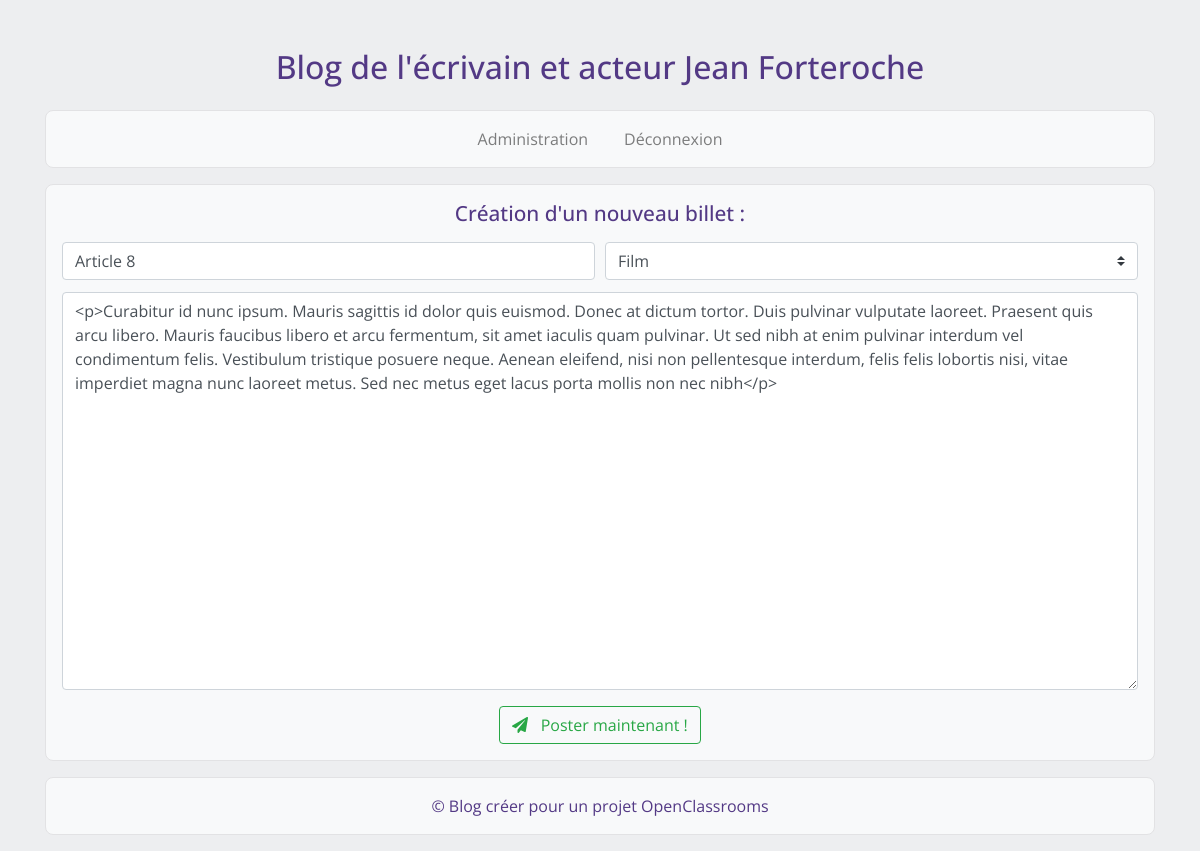
The app's page /index.php?page=editPost&id=8 (signed in), older data.
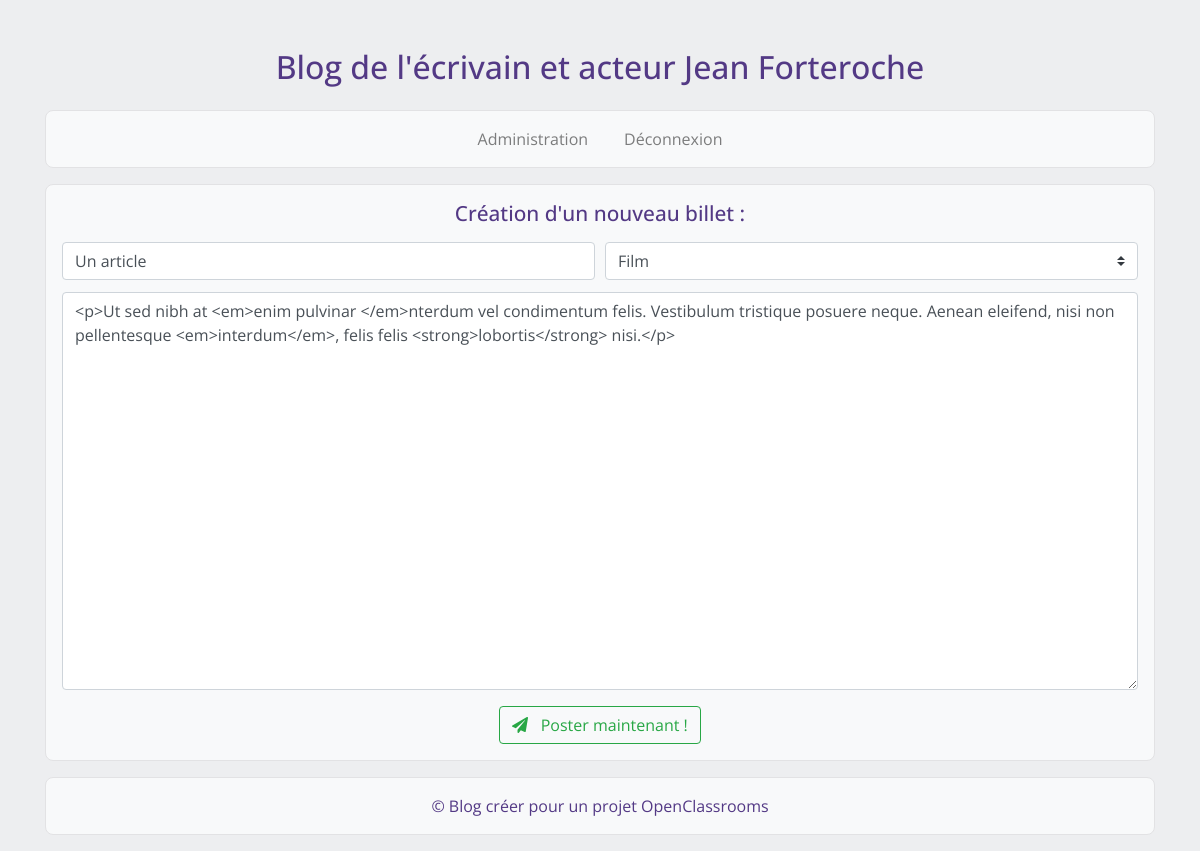
The same page, newer data.
### tables this page shows
CREATE TABLE `blog` (
  `id` int(11) NOT NULL,
  `categorie` tinyint(4) NOT NULL,
  `title` varchar(255) NOT NULL,
  `post` text NOT NULL,
  `post_date` datetime NOT NULL
);

CREATE TABLE `categorie` (
  `id` tinyint(4) NOT NULL,
  `name` varchar(255) NOT NULL
);

### controllers/backend.php (called while the page is built, shortened)
<?php
require_once('models/AdminManager.php');
function showEditPost($postId)
{
	$adminManager = new \OpenClassrooms\Projet4\Blog\AdminManager();
	$categoryList = $adminManager->getCategory();
	$post = $adminManager->getPost4Edit($postId);
	require('views/backend/cruView.php');
}

### models/Manager.php (called while the page is built, shortened)
<?php
abstract class Manager
{
	final protected function dbConnect()
	{
		$db = new \PDO('mysql:host=localhost;dbname=projet4;charset=utf8', 'root', '');
		return $db;
	}
}

### models/AdminManager.php (called while the page is built, shortened)
<?php
require_once("models/Manager.php");
class AdminManager extends Manager
{
	private $_db;
	public function __construct()
	{
		$this->_db = $this->dbConnect();
	}
	public function getCategory()
	{
		$req = $this->_db->query('
        SELECT c.id, c.name, COUNT(b.categorie) total
        FROM categorie c
        LEFT JOIN blog b
        ON c.id = b.categorie
        GROUP BY c.id, c.name
        ');
		return $req;
	}
	public function getPost4Edit($postId)
	{
		$req = $this->_db->prepare('SELECT id, categorie, title, post FROM blog WHERE id = ?');
		$req->execute(array($postId));
		$post = $req->fetch();
		return $post;
	}
}

### views/backend/cruView.php (the view, shortened to what this page needs)
<?php
if ($status) {
	$postitle = $post['title'];
	$postitlevalue = $post['title'];
	$postcontent = $post['post'];
	$cat = $post['categorie'];
	$action = 'index.php?action=editPost&amp;id=' . $post['id'];
} else {
	$postitle = 'Titre de l\'article';
	$postitlevalue = '';
	$postcontent = '';
	$cat = '';
	$action = 'index.php?action=addPost';
}
?>
<article class="col-md-12">
	<div class="text-center">
		<h3>Création d'un nouveau billet :</h2>
			<form class="formcomment" action="<?= $action ?>" method="post">
				<div class="form-row">
					<div class="col">
						<input type="text" class="form-control" placeholder="<?= $postitle ?>" value="<?= $postitlevalue ?>" name="title">
					</div>
					<div class="col">
						<select class="custom-select" name="cat" required>
							<?php
							while ($category = $categoryList->fetch()) {
								?>
							<option value="<?= $category['id'] ?>" <?php if ($category['id']==$cat) {
									echo 'selected' ;
								} ?>>
								<?= $category['name'] ?>
							</option>
							<?php
							} ?>
						</select>
					</div>
				</div>
				<div class="form-group">
					<textarea class="form-control" id="tinymce" rows="16" name="post"><?= $postcontent ?></textarea>
				</div>
				<button class="btn btn-outline-success" type="submit"><i class="fa fa-paper-plane">
					</i> &nbsp; Poster maintenant !
				</button>
			</form>
	</div>
</article>
<?php require('template.php');

Row changes from the older to the newer data that the page shows:
changed blog "Film": title "Article 8" → "Un article"; post "<p>Curabitur id nunc ipsum. Mauris sagittis id dolor quis euismod. Donec at dictum tortor. Duis pulvinar vulputate laoreet. Praesent quis arcu libero. Mauris faucibus libero et arcu fermentum, sit amet iaculis quam pulvinar. Ut sed nibh at enim pulvinar interdum vel condimentum felis. Vestibulum tristique posuere neque. Aenean eleifend, nisi non pellentesque interdum, felis felis lobortis nisi, vitae imperdiet magna nunc laoreet metus. Sed nec metus eget lacus porta mollis non nec nibh</p>" → "<p>Ut sed nibh at <em>enim pulvinar </em>nterdum vel condimentum felis. Vestibulum tristique posuere neque. Aenean eleifend, nisi non pellentesque <em>interdum</em>, felis felis <strong>lobortis</strong> nisi.</p>"
